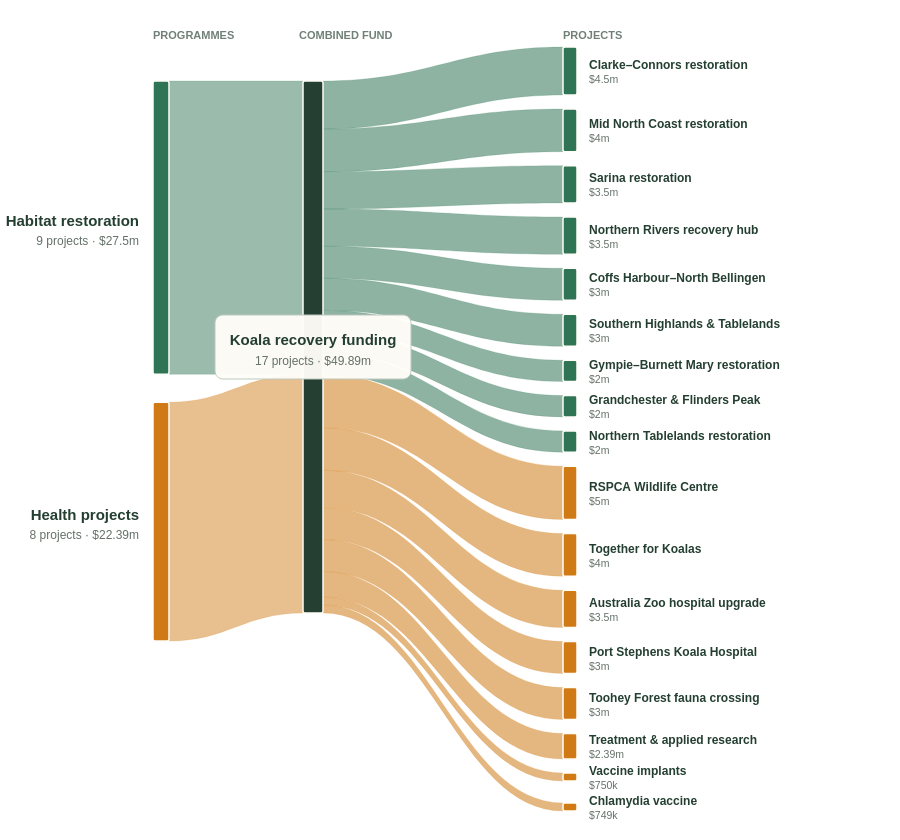

Describe this chart as a Vega-Lite specification.
### Vega specification from a JSON file in a GitHub repository (floating-point values rounded to 4 significant figures)
{"$schema": "https://vega.github.io/schema/vega/v5.json", "width": 900, "height": 840, "padding": {"left": 5, "right": 5, "top": 30, "bottom": 12}, "autosize": {"type": "fit", "contains": "padding", "resize": true}, "background": "transparent", "data": [{"name": "links", "values": [{"path": "M136,42 C194.96,42 211.04000000000002,42 270,42 L270,335.25285710566004 C211.04000000000002,335.25285710566004 194.96,335.25285710566004 136,335.25285710566004 Z", "color": "#2f7454", "opacity": 0.48, "programme": "Habitat restoration", "project": "Recovery funding", "partner": "", "amount": 27500000, "amount_label": "$27.5m"}, {"path": "M136,363.25285710566004 C194.96,363.25285710566004 211.04000000000002,335.25285710566004 270,335.25285710566004 L270,574.0 C211.04000000000002,574.0 194.96,602.0 136,602.0 Z", "color": "#d07a16", "opacity": 0.48, "programme": "Health projects", "project": "Recovery funding", "partner": "", "amount": 22388687, "amount_label": "$22.39m"}, {"path": "M290,42 C395.6,42 424.4,8 530,8 L530,55.98683116274437 C424.4,55.98683116274437 395.6,89.98683116274438 290,89.98683116274438 Z", "color": "#2f7454", "opacity": 0.54, "programme": "Habitat restoration", "project": "Koala Habitat Restoration and Protection in the Clarke-Connors Range, Fitzroy Region, Central Queensland", "partner": "Fitzroy Basin Association Ltd", "amount": 4500000, "amount_label": "$4.5m"}, {"path": "M290,89.98683116274438 C395.6,89.98683116274438 424.4,69.98683116274438 530,69.98683116274438 L530,112.64179219629493 C424.4,112.64179219629493 395.6,132.64179219629494 290,132.64179219629494 Z", "color": "#2f7454", "opacity": 0.54, "programme": "Habitat restoration", "project": "Bring back the bush for koalas on the Mid North Coast", "partner": "NSW Department of Planning and Environment", "amount": 4000000, "amount_label": "$4m"}, {"path": "M290,132.64179219629494 C395.6,132.64179219629494 424.4,126.64179219629493 530,126.64179219629493 L530,163.96488310065166 C424.4,163.96488310065166 395.6,169.96488310065166 290,169.96488310065166 Z", "color": "#2f7454", "opacity": 0.54, "programme": "Habitat restoration", "project": "Koala Habitat Restoration in Sarina, Central Queensland coastal area", "partner": "Reef Catchments", "amount": 3500000, "amount_label": "$3.5m"}, {"path": "M290,169.96488310065166 C395.6,169.96488310065166 424.4,177.96488310065166 530,177.96488310065166 L530,215.28797400500838 C424.4,215.28797400500838 395.6,207.28797400500838 290,207.28797400500838 Z", "color": "#2f7454", "opacity": 0.54, "programme": "Habitat restoration", "project": "Koalas Forever Northern Rivers Recovery Hub Restoration", "partner": "World Wide Fund for Nature – Australia", "amount": 3500000, "amount_label": "$3.5m"}, {"path": "M290,207.28797400500838 C395.6,207.28797400500838 424.4,229.28797400500838 530,229.28797400500838 L530,261.2791947801713 C424.4,261.2791947801713 395.6,239.27919478017128 290,239.27919478017128 Z", "color": "#2f7454", "opacity": 0.54, "programme": "Habitat restoration", "project": "Koala Habitat Restoration and Protection in the Coffs Harbour–North Bellingen ARKS", "partner": "North Coast Local Land Services", "amount": 3000000, "amount_label": "$3m"}, {"path": "M290,239.27919478017128 C395.6,239.27919478017128 424.4,275.2791947801713 530,275.2791947801713 L530,307.2704155553342 C424.4,307.2704155553342 395.6,271.2704155553342 290,271.2704155553342 Z", "color": "#2f7454", "opacity": 0.54, "programme": "Habitat restoration", "project": "Koala Habitat Restoration and Protection in the Southern Highlands and Southern Tablelands ARKS", "partner": "South East Local Land Services", "amount": 3000000, "amount_label": "$3m"}, {"path": "M290,271.2704155553342 C395.6,271.2704155553342 424.4,321.2704155553342 530,321.2704155553342 L530,342.59789607210945 C424.4,342.59789607210945 395.6,292.59789607210945 290,292.59789607210945 Z", "color": "#2f7454", "opacity": 0.54, "programme": "Habitat restoration", "project": "Koala Habitat Restoration and Protection in Gympie, Burnett Mary", "partner": "Burnett Mary Regional Group", "amount": 2000000, "amount_label": "$2m"}, {"path": "M290,292.59789607210945 C395.6,292.59789607210945 424.4,356.59789607210945 530,356.59789607210945 L530,377.9253765888847 C424.4,377.9253765888847 395.6,313.9253765888847 290,313.9253765888847 Z", "color": "#2f7454", "opacity": 0.54, "programme": "Habitat restoration", "project": "Koala Habitat Restoration and Protection in Grandchester and Flinders Peak", "partner": "Healthy Land and Water Ltd", "amount": 2000000, "amount_label": "$2m"}, {"path": "M290,313.9253765888847 C395.6,313.9253765888847 424.4,391.9253765888847 530,391.9253765888847 L530,413.25285710566 C424.4,413.25285710566 395.6,335.25285710566 290,335.25285710566 Z", "color": "#2f7454", "opacity": 0.54, "programme": "Habitat restoration", "project": "Koala Habitat Restoration and Protection in the Northern Tablelands", "partner": "Northern Tablelands Local Land Services", "amount": 2000000, "amount_label": "$2m"}, {"path": "M290,335.25285710566 C395.6,335.25285710566 424.4,427.25285710566 530,427.25285710566 L530,480.57155839759815 C424.4,480.57155839759815 395.6,388.57155839759815 290,388.57155839759815 Z", "color": "#d07a16", "opacity": 0.54, "programme": "Health projects", "project": "RSPCA Queensland Wildlife Centre of Excellence", "partner": "RSPCA Queensland", "amount": 5000000, "amount_label": "$5m"}, {"path": "M290,388.57155839759815 C395.6,388.57155839759815 424.4,494.57155839759815 530,494.57155839759815 L530,537.2265194311487 C424.4,537.2265194311487 395.6,431.22651943114874 290,431.22651943114874 Z", "color": "#d07a16", "opacity": 0.54, "programme": "Health projects", "project": "Together for Koalas: Our Action, Their Future", "partner": "RSPCA Queensland", "amount": 4000000, "amount_label": "$4m"}, {"path": "M290,431.22651943114874 C395.6,431.22651943114874 424.4,551.2265194311487 530,551.2265194311487 L530,588.5496103355056 C424.4,588.5496103355056 395.6,468.5496103355056 290,468.5496103355056 Z", "color": "#d07a16", "opacity": 0.54, "programme": "Health projects", "project": "Australia Zoo Wildlife Hospital Upgrade Project", "partner": "Australia Zoo Wildlife Hospital", "amount": 3500000, "amount_label": "$3.5m"}, {"path": "M290,468.5496103355056 C395.6,468.5496103355056 424.4,602.5496103355056 530,602.5496103355056 L530,634.5408311106685 C424.4,634.5408311106685 395.6,500.5408311106685 290,500.5408311106685 Z", "color": "#d07a16", "opacity": 0.54, "programme": "Health projects", "project": "Port Stephens Koala Hospital Upgrade and Operational Expansion", "partner": "Port Stephens Koala & Wildlife Preservation Society", "amount": 3000000, "amount_label": "$3m"}, {"path": "M290,500.5408311106685 C395.6,500.5408311106685 424.4,648.5408311106685 530,648.5408311106685 L530,680.5320518858314 C424.4,680.5320518858314 395.6,532.5320518858314 290,532.5320518858314 Z", "color": "#d07a16", "opacity": 0.54, "programme": "Health projects", "project": "Toohey Forest Fauna Crossing", "partner": "Brisbane City Council", "amount": 3000000, "amount_label": "$3m"}, {"path": "M290,532.5320518858314 C395.6,532.5320518858314 424.4,694.5320518858314 530,694.5320518858314 L530,720.0183911033778 C424.4,720.0183911033778 395.6,558.0183911033778 290,558.0183911033778 Z", "color": "#d07a16", "opacity": 0.54, "programme": "Health projects", "project": "Koala Preservation through Treatment, Rehabilitation & Applied Research", "partner": "Currumbin Wildlife Sanctuary", "amount": 2390000, "amount_label": "$2.39m"}, {"path": "M290,558.0183911033778 C395.6,558.0183911033778 424.4,734.0183911033778 530,734.0183911033778 L530,742.0128585464677 C424.4,742.0128585464677 395.6,566.0128585464677 290,566.0128585464677 Z", "color": "#d07a16", "opacity": 0.54, "programme": "Health projects", "project": "Development of vaccine implants to protect koalas against chlamydia", "partner": "Queensland University of Technology", "amount": 749687, "amount_label": "$750k"}, {"path": "M290,566.0128585464677 C395.6,566.0128585464677 424.4,764.0128585464677 530,764.0128585464677 L530,772.0 C424.4,772.0 395.6,574.0 290,574.0 Z", "color": "#d07a16", "opacity": 0.54, "programme": "Health projects", "project": "Developing a koala chlamydial vaccine through to product registration", "partner": "University of the Sunshine Coast", "amount": 749000, "amount_label": "$749k"}]}, {"name": "nodes", "values": [{"kind": "programme", "x": 120, "x2": 136, "y": 42, "y2": 335.3, "cy": 188.6, "label": "Habitat restoration", "sub": "9 projects · $27.5m", "color": "#2f7454"}, {"kind": "programme", "x": 120, "x2": 136, "y": 363.3, "y2": 602.0, "cy": 482.6, "label": "Health projects", "sub": "8 projects · $22.39m", "color": "#d07a16"}, {"kind": "centre", "x": 270, "x2": 290, "y": 42, "y2": 574.0, "cy": 308.0, "label": "Koala recovery funding", "sub": "17 projects · $49.89m", "color": "#263f33"}, {"kind": "project", "x": 530, "x2": 544, "y": 8, "y2": 55.99, "cy": 31.99, "label": "Clarke–Connors restoration", "sub": "$4.5m", "color": "#2f7454", "programme": "Habitat restoration", "project": "Koala Habitat Restoration and Protection in the Clarke-Connors Range, Fitzroy Region, Central Queensland", "partner": "Fitzroy Basin Association Ltd", "amount": 4500000}, {"kind": "project", "x": 530, "x2": 544, "y": 69.99, "y2": 112.6, "cy": 91.31, "label": "Mid North Coast restoration", "sub": "$4m", "color": "#2f7454", "programme": "Habitat restoration", "project": "Bring back the bush for koalas on the Mid North Coast", "partner": "NSW Department of Planning and Environment", "amount": 4000000}, {"kind": "project", "x": 530, "x2": 544, "y": 126.6, "y2": 164.0, "cy": 145.3, "label": "Sarina restoration", "sub": "$3.5m", "color": "#2f7454", "programme": "Habitat restoration", "project": "Koala Habitat Restoration in Sarina, Central Queensland coastal area", "partner": "Reef Catchments", "amount": 3500000}, {"kind": "project", "x": 530, "x2": 544, "y": 178.0, "y2": 215.3, "cy": 196.6, "label": "Northern Rivers recovery hub", "sub": "$3.5m", "color": "#2f7454", "programme": "Habitat restoration", "project": "Koalas Forever Northern Rivers Recovery Hub Restoration", "partner": "World Wide Fund for Nature – Australia", "amount": 3500000}, {"kind": "project", "x": 530, "x2": 544, "y": 229.3, "y2": 261.3, "cy": 245.3, "label": "Coffs Harbour–North Bellingen", "sub": "$3m", "color": "#2f7454", "programme": "Habitat restoration", "project": "Koala Habitat Restoration and Protection in the Coffs Harbour–North Bellingen ARKS", "partner": "North Coast Local Land Services", "amount": 3000000}, {"kind": "project", "x": 530, "x2": 544, "y": 275.3, "y2": 307.3, "cy": 291.3, "label": "Southern Highlands & Tablelands", "sub": "$3m", "color": "#2f7454", "programme": "Habitat restoration", "project": "Koala Habitat Restoration and Protection in the Southern Highlands and Southern Tablelands ARKS", "partner": "South East Local Land Services", "amount": 3000000}, {"kind": "project", "x": 530, "x2": 544, "y": 321.3, "y2": 342.6, "cy": 331.9, "label": "Gympie–Burnett Mary restoration", "sub": "$2m", "color": "#2f7454", "programme": "Habitat restoration", "project": "Koala Habitat Restoration and Protection in Gympie, Burnett Mary", "partner": "Burnett Mary Regional Group", "amount": 2000000}, {"kind": "project", "x": 530, "x2": 544, "y": 356.6, "y2": 377.9, "cy": 367.3, "label": "Grandchester & Flinders Peak", "sub": "$2m", "color": "#2f7454", "programme": "Habitat restoration", "project": "Koala Habitat Restoration and Protection in Grandchester and Flinders Peak", "partner": "Healthy Land and Water Ltd", "amount": 2000000}, {"kind": "project", "x": 530, "x2": 544, "y": 391.9, "y2": 413.3, "cy": 402.6, "label": "Northern Tablelands restoration", "sub": "$2m", "color": "#2f7454", "programme": "Habitat restoration", "project": "Koala Habitat Restoration and Protection in the Northern Tablelands", "partner": "Northern Tablelands Local Land Services", "amount": 2000000}, {"kind": "project", "x": 530, "x2": 544, "y": 427.3, "y2": 480.6, "cy": 453.9, "label": "RSPCA Wildlife Centre", "sub": "$5m", "color": "#d07a16", "programme": "Health projects", "project": "RSPCA Queensland Wildlife Centre of Excellence", "partner": "RSPCA Queensland", "amount": 5000000}, {"kind": "project", "x": 530, "x2": 544, "y": 494.6, "y2": 537.2, "cy": 515.9, "label": "Together for Koalas", "sub": "$4m", "color": "#d07a16", "programme": "Health projects", "project": "Together for Koalas: Our Action, Their Future", "partner": "RSPCA Queensland", "amount": 4000000}, {"kind": "project", "x": 530, "x2": 544, "y": 551.2, "y2": 588.5, "cy": 569.9, "label": "Australia Zoo hospital upgrade", "sub": "$3.5m", "color": "#d07a16", "programme": "Health projects", "project": "Australia Zoo Wildlife Hospital Upgrade Project", "partner": "Australia Zoo Wildlife Hospital", "amount": 3500000}, {"kind": "project", "x": 530, "x2": 544, "y": 602.5, "y2": 634.5, "cy": 618.5, "label": "Port Stephens Koala Hospital", "sub": "$3m", "color": "#d07a16", "programme": "Health projects", "project": "Port Stephens Koala Hospital Upgrade and Operational Expansion", "partner": "Port Stephens Koala & Wildlife Preservation Society", "amount": 3000000}, {"kind": "project", "x": 530, "x2": 544, "y": 648.5, "y2": 680.5, "cy": 664.5, "label": "Toohey Forest fauna crossing", "sub": "$3m", "color": "#d07a16", "programme": "Health projects", "project": "Toohey Forest Fauna Crossing", "partner": "Brisbane City Council", "amount": 3000000}, {"kind": "project", "x": 530, "x2": 544, "y": 694.5, "y2": 720.0, "cy": 707.3, "label": "Treatment & applied research", "sub": "$2.39m", "color": "#d07a16", "programme": "Health projects", "project": "Koala Preservation through Treatment, Rehabilitation & Applied Research", "partner": "Currumbin Wildlife Sanctuary", "amount": 2390000}, {"kind": "project", "x": 530, "x2": 544, "y": 734.0, "y2": 742.0, "cy": 738.0, "label": "Vaccine implants", "sub": "$750k", "color": "#d07a16", "programme": "Health projects", "project": "Development of vaccine implants to protect koalas against chlamydia", "partner": "Queensland University of Technology", "amount": 749687}, {"kind": "project", "x": 530, "x2": 544, "y": 764.0, "y2": 772.0, "cy": 768.0, "label": "Chlamydia vaccine", "sub": "$749k", "color": "#d07a16", "programme": "Health projects", "project": "Developing a koala chlamydial vaccine through to product registration", "partner": "University of the Sunshine Coast", "amount": 749000}]}, {"name": "programmes", "source": "nodes", "transform": [{"type": "filter", "expr": "datum.kind === 'programme'"}]}, {"name": "centre", "source": "nodes", "transform": [{"type": "filter", "expr": "datum.kind === 'centre'"}]}, {"name": "projects", "source": "nodes", "transform": [{"type": "filter", "expr": "datum.kind === 'project'"}]}], "marks": [{"type": "path", "from": {"data": "links"}, "encode": {"enter": {"path": {"field": "path"}, "fill": {"field": "color"}, "fillOpacity": {"field": "opacity"}, "stroke": {"field": "color"}, "strokeOpacity": {"value": 0.16}, "strokeWidth": {"value": 1}, "tooltip": {"signal": "{'Programme': datum.programme, 'Project': datum.project, 'Delivery partner': datum.partner, 'Allocation': format(datum.amount, '$,.0f')}"}}, "update": {"fillOpacity": {"field": "opacity"}}, "hover": {"fillOpacity": {"value": 0.78}}}}, {"type": "rect", "from": {"data": "nodes"}, "encode": {"enter": {"x": {"field": "x"}, "x2": {"field": "x2"}, "y": {"field": "y"}, "y2": {"field": "y2"}, "fill": {"field": "color"}, "cornerRadius": {"value": 2}, "stroke": {"value": "#fffdf8"}, "strokeWidth": {"value": 1.5}, "tooltip": {"signal": "datum.kind === 'project' ? {'Project': datum.project, 'Delivery partner': datum.partner, 'Programme': datum.programme, 'Allocation': format(datum.amount, '$,.0f')} : {'Funding stream': datum.label, 'Summary': datum.sub}"}}}}, {"type": "text", "from": {"data": "programmes"}, "encode": {"enter": {"x": {"field": "x", "offset": -14}, "y": {"field": "cy", "offset": -7}, "text": {"field": "label"}, "align": {"value": "right"}, "baseline": {"value": "middle"}, "font": {"value": "Arial"}, "fontSize": {"value": 15}, "fontWeight": {"value": "bold"}, "fill": {"value": "#243f31"}}}}, {"type": "text", "from": {"data": "programmes"}, "encode": {"enter": {"x": {"field": "x", "offset": -14}, "y": {"field": "cy", "offset": 13}, "text": {"field": "sub"}, "align": {"value": "right"}, "baseline": {"value": "middle"}, "font": {"value": "Arial"}, "fontSize": {"value": 12}, "fill": {"value": "#647168"}}}}, {"type": "rect", "from": {"data": "centre"}, "encode": {"enter": {"x": {"field": "x", "offset": -88}, "x2": {"field": "x2", "offset": 88}, "y": {"field": "cy", "offset": -32}, "y2": {"field": "cy", "offset": 32}, "fill": {"value": "#fffdf8"}, "fillOpacity": {"value": 0.96}, "stroke": {"value": "#bcc8be"}, "strokeWidth": {"value": 1}, "cornerRadius": {"value": 8}}}}, {"type": "text", "from": {"data": "centre"}, "encode": {"enter": {"x": {"signal": "(datum.x + datum.x2)/2"}, "y": {"field": "cy", "offset": -7}, "text": {"field": "label"}, "align": {"value": "center"}, "baseline": {"value": "middle"}, "font": {"value": "Arial"}, "fontSize": {"value": 15}, "fontWeight": {"value": "bold"}, "fill": {"value": "#243f31"}}}}, {"type": "text", "from": {"data": "centre"}, "encode": {"enter": {"x": {"signal": "(datum.x + datum.x2)/2"}, "y": {"field": "cy", "offset": 14}, "text": {"field": "sub"}, "align": {"value": "center"}, "baseline": {"value": "middle"}, "font": {"value": "Arial"}, "fontSize": {"value": 12}, "fill": {"value": "#647168"}}}}, {"type": "text", "from": {"data": "projects"}, "encode": {"enter": {"x": {"field": "x2", "offset": 12}, "y": {"field": "cy", "offset": -6}, "text": {"field": "label"}, "align": {"value": "left"}, "baseline": {"value": "middle"}, "font": {"value": "Arial"}, "fontSize": {"value": 12}, "fontWeight": {"value": "bold"}, "fill": {"value": "#243f31"}}}}, {"type": "text", "from": {"data": "projects"}, "encode": {"enter": {"x": {"field": "x2", "offset": 12}, "y": {"field": "cy", "offset": 9}, "text": {"field": "sub"}, "align": {"value": "left"}, "baseline": {"value": "middle"}, "font": {"value": "Arial"}, "fontSize": {"value": 10.5}, "fill": {"value": "#647168"}}}}, {"type": "text", "encode": {"enter": {"x": {"value": 120}, "y": {"value": 0}, "text": {"value": "PROGRAMMES"}, "font": {"value": "Arial"}, "fontSize": {"value": 11}, "fontWeight": {"value": "bold"}, "letterSpacing": {"value": 1.4}, "fill": {"value": "#708078"}}}}, {"type": "text", "encode": {"enter": {"x": {"value": 266}, "y": {"value": 0}, "text": {"value": "COMBINED FUND"}, "font": {"value": "Arial"}, "fontSize": {"value": 11}, "fontWeight": {"value": "bold"}, "letterSpacing": {"value": 1.4}, "fill": {"value": "#708078"}}}}, {"type": "text", "encode": {"enter": {"x": {"value": 530}, "y": {"value": 0}, "text": {"value": "PROJECTS"}, "font": {"value": "Arial"}, "fontSize": {"value": 11}, "fontWeight": {"value": "bold"}, "letterSpacing": {"value": 1.4}, "fill": {"value": "#708078"}}}}]}
